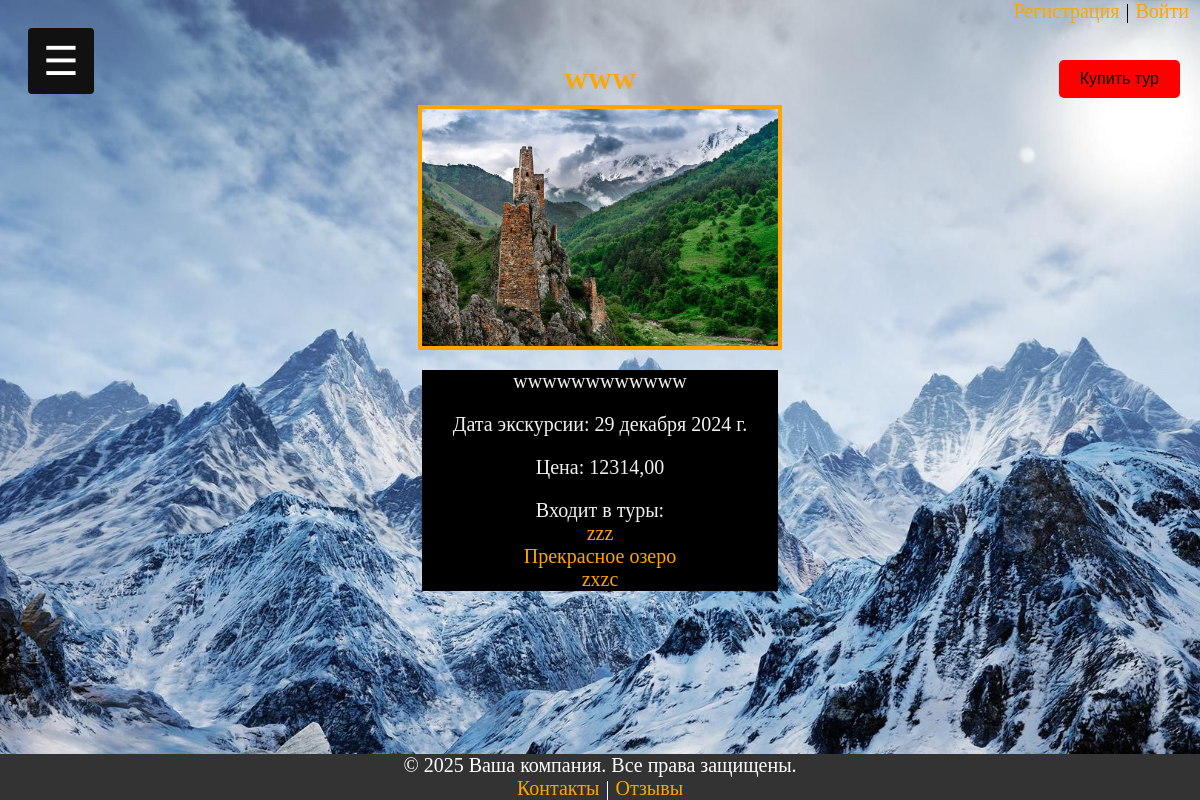
The app's page /excursions/2/, older data.
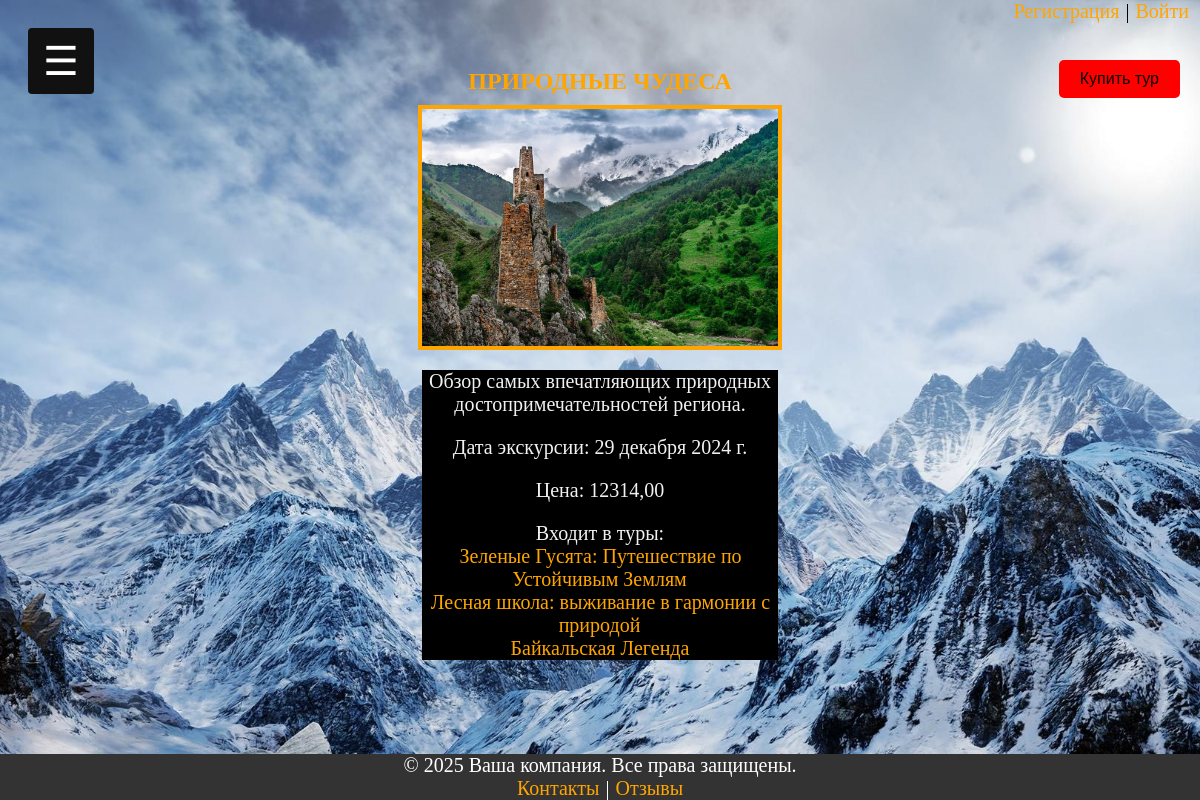
The same page, newer data.
### turfirmaapp/models.py (models this page shows, shortened)
class Excursions(models.Model):
    excursion_name = models.CharField(max_length=100, verbose_name="Название экскурсии")
    description = models.TextField(null=True, blank=True, verbose_name="Описание")
    excursion_date = models.DateField(verbose_name="Дата экскурсии")
    price = models.DecimalField(max_digits=10, decimal_places=2, verbose_name="Цена")
    photo_excur = models.ImageField(upload_to="photo_excur/", verbose_name="Фотография", null=True)
    class Meta:
        verbose_name = 'экскурсию'
        verbose_name_plural = "Экскурсии"

class Tours(models.Model):
    tour_name = models.CharField(max_length=100, verbose_name="Название тура")
    level = models.IntegerField(verbose_name="Уровень сложности", null=True)
    description = models.TextField(null=True, blank=True, verbose_name="Описание")
    start_date = models.DateField(verbose_name="Дата начала")
    end_date = models.DateField(verbose_name="Дата окончания")
    price = models.DecimalField(max_digits=10, decimal_places=2, verbose_name="Цена")
    photo_tour = models.ImageField(upload_to="photo_tour/", verbose_name="Фотография", null=True)
    excursions = models.ManyToManyField(Excursions, verbose_name="Название экскурсии", blank=True)
    transport = models.ForeignKey(Transport, on_delete=models.CASCADE, verbose_name="ID транспорта")
    hotel = models.ForeignKey(Hotels, on_delete=models.CASCADE, verbose_name="название отеля")
    number_of_views = models.IntegerField(verbose_name="Количество просмотров", null=True, default=0)
    def get_absolute_url(self):
        return reverse('tour', kwargs={'tour_id': self.pk})
    class Meta:
        verbose_name = 'тур'
        verbose_name_plural = "Туры"

### turfirmaapp/views.py (the view)
# urls.py: path('excursions/<int:excursion_id>/', show_excursion, name='excursion'),
def show_excursion(request, excursion_id):
    try:
        my_data = request.session.get('customer', None)
        data = Excursions.objects.get(id=excursion_id)
        data_tours = data.tours_set.all()
        return render(request, "show_excursion.html", {"data": data, "data_tours": data_tours, 'customer': my_data})
    except Exception as e:
        print(e)
        return render(request, '404.html')

### turfirmaapp/templates/show_excursion.html (shortened to what this page needs)
{% extends 'base.html' %}
{% if data %}
{% block content %}
{% load static %}
    <h2 class="title_tour">{{ data.excursion_name }}</h2>
    <p><img class="photo_tour" src="{{data.photo_excur.url}}"></p>
    <div class="show_tour">
    <p>{{ data.description }}</p>
    <p>Дата экскурсии: {{ data.excursion_date }}</p>
    <p>Цена: {{ data.price }}</p>
    <p>Входит в туры: <br>
        {% if data_tours %}
     {% for item in data_tours %} <a class="links"  href="{{ item.get_absolute_url }}">{{ item.tour_name }} </a><br>{% endfor %}{% else %}нет{% endif %}</p>
</div>
{% endblock %}
{% else %}
    <h2>Нет такой экскурсии</h2>
{% endif %}

Row changes from the older to the newer data that the page shows:
changed Excursions: excursion_name "WWW" → "ПРИРОДНЫЕ ЧУДЕСА"; description "wwwwwwwwwwww" → "Обзор самых впечатляющих природных достопримечательностей региона."
changed Tours: tour_name "zzz" → "Зеленые Гусята: Путешествие по Устойчивым Землям"
changed Tours: tour_name "Прекрасное озеро" → "Лесная школа: выживание в гармонии с природой"
changed Tours: tour_name "zxzc" → "Байкальская Легенда"
